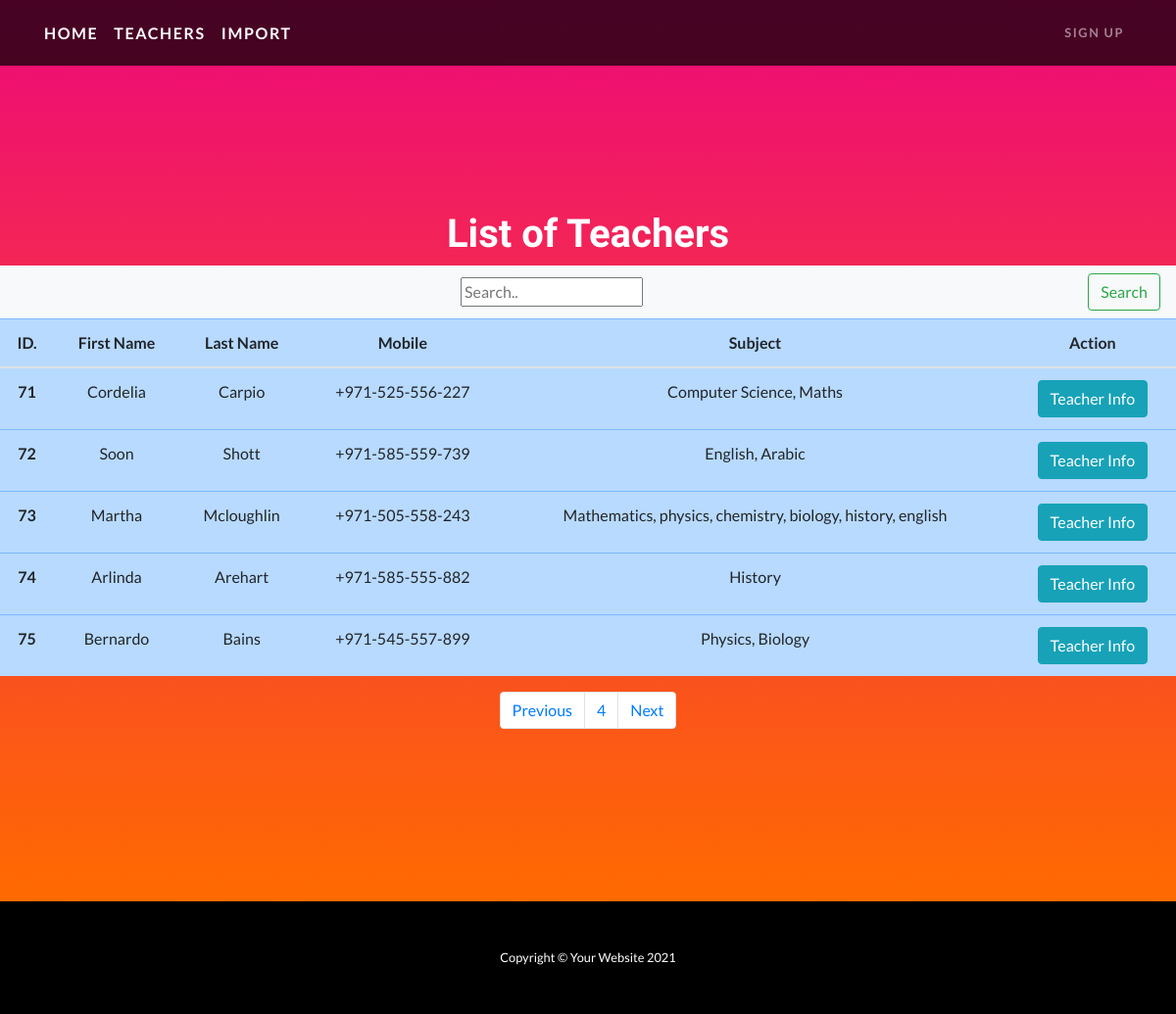
Page /t_list?page=4 on the committed database.
### teacher/models.py (models this page shows, shortened)
class Teacher(models.Model):
    first_name=models.CharField(max_length=56)
    last_name=models.CharField(max_length=56)
    email_address=models.EmailField()
    profile_picture = models.ImageField(default='default.jpg',upload_to='teacher')
    mobile_number=models.CharField(max_length=16)
    room_number = models.CharField(max_length=10)
    subject_taught = models.CharField(max_length=256)
    created = models.DateField(auto_now_add=True)
    class Meta:
        ordering=('-created',)

### teacher/views.py (the view)
# urls.py: path('t_list', views.teacher_list,name='teacher_list'),
def teacher_list(request):
    t_list = Teacher.objects.all()
    paginator=Paginator(t_list, 5)
    page_number=request.GET.get('page')
    query=request.GET.get("q")
    if query:
        t_list=t_list.filter(Q(last_name__icontains=query) | Q(subject_taught__icontains=query)).distinct()
    try:
        t_list=paginator.page(page_number)
    except PageNotAnInteger:
        t_list=paginator.page(1)
    except EmptyPage:
        t_list=paginator.page(paginator.num_pages)
    return render(request, 'teacher_list.html', {'t_list':t_list,})

### templates/teacher_list.html
{% extends 'base.html'%}
{% load static%}
{% block container_block %}
<header class="masthead text-center text-white">
<div class="table-responsive">
<table class="table table-hover">
  <thead>
    <tr class="table-primary">
      <th scope="col">ID.</th>
      <th scope="col">First Name</th>
      <th scope="col">Last Name</th>
      <th scope="col">Mobile</th>
      <th scope="col">Subject</th>
    <th scope="col">Action</th>
    </tr>
  </thead>
  <tbody>
  <h1> List of Teachers </h1>
   <nav class="navbar navbar-light bg-light">
  <form class="example"  method="GET" action="" >
          <input type="text" placeholder="Search.." name="q" value="{{request.GET.q}}" >
    <button class="btn btn-outline-success my-2 my-sm-0" type="submit">Search</button>
  </form>
</nav>
  {% for teacher in t_list %}
    <tr class="table-primary">
      <th scope="row">{{teacher.id}}</th>
      <td>{{teacher.first_name}}</td>
      <td>{{teacher.last_name}}</td>
      <td>{{teacher.mobile_number}}</td>
      <td>{{teacher.subject_taught}}</td>
      <td><a href="{% url 'teacher:details'  pk=teacher.id %}"> <button type="button" class="btn btn-info">Teacher Info</button> </a> </td>
    </tr>
    {% endfor %}
  </tbody>
</table>
</div>
{%include 'pagination.html' with page=t_list %}
  </header>
{% endblock %}

### rows in the picture
Teacher: id "71", first_name "Cordelia", last_name "Carpio", mobile_number "+971-525-556-227", subject_taught "Computer Science, Maths"
Teacher: id "72", first_name "Soon", last_name "Shott", mobile_number "+971-585-559-739", subject_taught "English, Arabic"
Teacher: id "73", first_name "Martha", last_name "Mcloughlin", mobile_number "+971-505-558-243", subject_taught "Mathematics, physics, chemistry, biology, history, english"
Teacher: id "74", first_name "Arlinda", last_name "Arehart", mobile_number "+971-585-555-882", subject_taught "History"
Teacher: id "75", first_name "Bernardo", last_name "Bains", mobile_number "+971-545-557-899", subject_taught "Physics, Biology"

### other values in the picture
{{ page.number }} "4"
